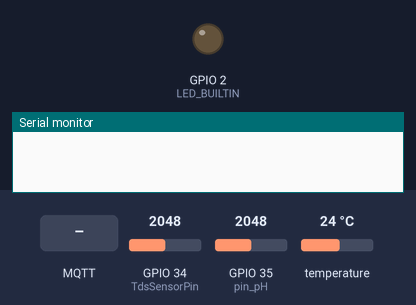
A sketch run on a simulated ESP32. Parts: output pins drawn as LEDs (lit = HIGH), the last lines printed to the serial monitor. The inputs (shaded band) are chosen by the test bench; at power-on: GPIO 34 (TdsSensorPin) = 2048, GPIO 35 (pin_pH) = 2048, temperature 24 °C. WiFi joins after 1.5 s; servers stay silent unless stated; random numbers use the default seed unless the sketch sets one; no MQTT or app messages arrive unless stated; not simulated (calls return 0 or success): secrets.h.

Above: at 0.1 s.
At 2.7 s:
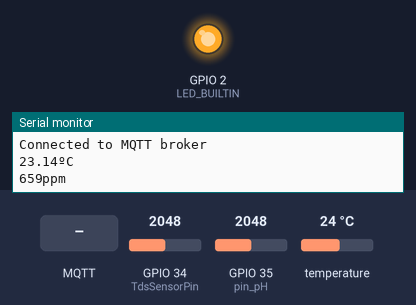
2.8 s: MQTT message "1" arrives on the first subscribed topic
Timing chart, 0 to 5.8 s (numbered marks = the images above; inputs shaded):
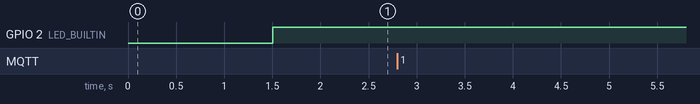

The sketch:

esp32_board.ino
```cpp
#include <WiFi.h>
#include <WiFiManager.h>
#include <OneWire.h>
#include <DallasTemperature.h>
#include <ArduinoJson.h>
#include <PubSubClient.h>
#include <SoftwareSerial.h>
#include <GravityTDS.h>
#include "secrets.h"
#include <EEPROM.h>

// Globals
WiFiManager wifiManager;
WiFiClient espClient;
PubSubClient mqttClient(espClient);
SoftwareSerial EspSerialCom(16, 17);

// TDS
#define TdsSensorPin 34
GravityTDS gravityTds;
float temperature = 25,tdsValue = 0;

// PH
const int pin_pH = 35;  // Change to your desired analog pin
int pH_analog;
float Po = 0;
float pH_step;
double voltage;
float PH4 = 3.3;
float PH7 = 3.01;

// Temp
const int oneWireBus = 4;
OneWire oneWire(oneWireBus);
DallasTemperature sensors(&oneWire);

// Device Specific
const char* DEVICE_ID = SECRET_DEVICE_ID;

// Wifi
const char* AP_SSID = "Hydroponix Device";
const char* AP_PASSWORD = SECRET_AP_PASSWORD;
bool isWiFiConnected = false;

// Mqtt
const char* MQTT_HOST = "test.mosquitto.org";
const int MQTT_PORT = 1883;
const char* MQTT_USERNAME = SECRET_MQTT_USERNAME;
const char* MQTT_PASSWORD = SECRET_MQTT_PASSWORD;

// MQTT Topics
const char* SENSOR_TOPIC = "hydroponix/sensor";
const char* PUMP_TOPIC = "hydroponix/pump";

// Functions
void monitorWiFiConnection(void*);
void connectToMqttBroker(void*);
void mqttCallback(char*, byte*, unsigned int);
void mqttPumpHandler(String);
void espNowRecvCallback(const uint8_t*, const uint8_t*, int);
void publishSensorData(String);
int getMedianNum(int[], int);

void setup()
{
  Serial.begin(115200);
  EspSerialCom.begin(9600);

  Serial.begin(115200);
  gravityTds.setPin(TdsSensorPin);
  gravityTds.setAref(3.3);  //reference voltage on ADC, default 5.0V on Arduino UNO
  gravityTds.setAdcRange(4096);  //1024 for 10bit ADC;4096 for 12bit ADC
  gravityTds.begin();  //initialization

  WiFi.mode(WIFI_STA);
  pinMode(LED_BUILTIN, OUTPUT);

  wifiManager.setDarkMode(true);
  wifiManager.setWiFiAutoReconnect(true);

  if (!wifiManager.autoConnect(AP_SSID, AP_PASSWORD))
  {
    Serial.println("Failed to connect");
  }
  else
  {
    Serial.println("Connected to " + wifiManager.getWiFiSSID());
  }

  mqttClient.setServer(MQTT_HOST, MQTT_PORT);
  mqttClient.setCallback(mqttCallback);

  xTaskCreatePinnedToCore(monitorWiFiConnection, "Monitor WiFi Connection", 1024, NULL, 2, NULL, CONFIG_ARDUINO_RUNNING_CORE);
  xTaskCreate(connectToMqttBroker, "Connect to MQTT Broker", 1024 * 2, NULL, 2, NULL);
}

void loop()
{
    int randomInt = random(0, 301);

  // Map the random integer to a float between 6.9 and 7.2
   float randomFloat = map(randomInt, 0, 300, 690, 720) / 100.0;
   float randomNumber = map(random(0, 100), 0, 100, 2300, 2330) / 100.0;

  // Temp
  sensors.requestTemperatures();
  float temperatureC = sensors.getTempCByIndex(0);
  Serial.print(randomNumber);
  Serial.println("ºC");

  // TDS
  gravityTds.setTemperature(temperature);  // set the temperature and execute temperature compensation
  gravityTds.update();  //sample and calculate
  tdsValue = gravityTds.getTdsValue();  // then get the value
  Serial.print(tdsValue, 0);
  Serial.println("ppm");
  delay(1000);

  // PH
  pH_analog = analogRead(pin_pH);
  Serial.print("ADC Value: ");
  Serial.println(pH_analog);

  // Calculate voltage
  // For ESP32, ADC resolution is 12 bits (4095)
  Serial.print("Voltage: ");
  Serial.println(voltage, 4);

  // Calculate pH value of the liquid
  pH_step = (PH4 - PH7) / 3;
  Po = randomFloat;
  Serial.print("pH Value: ");
  Serial.println(Po);

  DynamicJsonDocument SensorJDoc(JSON_OBJECT_SIZE(3));

  SensorJDoc["temp"] = randomNumber;
  SensorJDoc["tds"] = tdsValue;
  SensorJDoc["ph"] = Po;

  String sensorJsonFormat;
  serializeJson(SensorJDoc, sensorJsonFormat);
  publishSensorData(sensorJsonFormat);
}

void mqttCallback(char* topic, byte* payload, unsigned int length)
{
  String msgBuff;
  Serial.print("Message arrived in topic: ");
  Serial.println(topic);

  for (int i = 0; i < length; i++)
  {
    msgBuff += (char) payload[i];
  }

  if (!strcmp(topic, PUMP_TOPIC)) mqttPumpHandler(msgBuff);
}

void monitorWiFiConnection(void* params)
{
  while (true)
  {
    if (WiFi.isConnected())
    {
      digitalWrite(LED_BUILTIN, HIGH);
      isWiFiConnected = true;
      wifiManager.stopConfigPortal();
    }
    else
    {
      digitalWrite(LED_BUILTIN, LOW);
      isWiFiConnected = false;
      if (!wifiManager.getConfigPortalActive()) wifiManager.startConfigPortal(AP_SSID, AP_PASSWORD);
    }
    vTaskDelay(250 / portTICK_PERIOD_MS);
  }
}

void connectToMqttBroker(void* params)
{
  while (true)
  {
    if (isWiFiConnected && mqttClient.connected())
    {
      mqttClient.loop();
    }
    else if (isWiFiConnected)
    {
      Serial.println("Attempting to connect MQTT broker");
      if (mqttClient.connect(DEVICE_ID, MQTT_USERNAME, MQTT_PASSWORD))
      {
        Serial.println("Connected to MQTT broker");
        mqttClient.subscribe(PUMP_TOPIC);
      }
      else
      {
        Serial.println("Failed connecting to MQTT broker");
      }
    }
    vTaskDelay(500 / portTICK_PERIOD_MS);
  }
}

void mqttPumpHandler(String msg)
{
  EspSerialCom.println(msg);
}

void publishSensorData(String jsonFormattedSensorData)
{
  if (mqttClient.connected())
  {
    mqttClient.publish(SENSOR_TOPIC, jsonFormattedSensorData.c_str());
  }
}

int getMedianNum(int bArray[], int iFilterLen)
{
  int bTab[iFilterLen];
  for (byte i = 0; i < iFilterLen; i++)
  {
    bTab[i] = bArray[i];
  }
  int i, j, bTemp;
  for (j = 0; j < iFilterLen - 1; j++)
  {
    for (i = 0; i < iFilterLen - j - 1; i++)
    {
      if (bTab[i] > bTab[i + 1])
      {
        bTemp = bTab[i];
        bTab[i] = bTab[i + 1];
        bTab[i + 1] = bTemp;
      }
    }
  }
  if ((iFilterLen & 1) > 0)
  {
    bTemp = bTab[(iFilterLen - 1) / 2];
  }
  else
  {
    bTemp = (bTab[iFilterLen / 2] + bTab[iFilterLen / 2 - 1]) / 2;
  }
  return bTemp;
}
```
